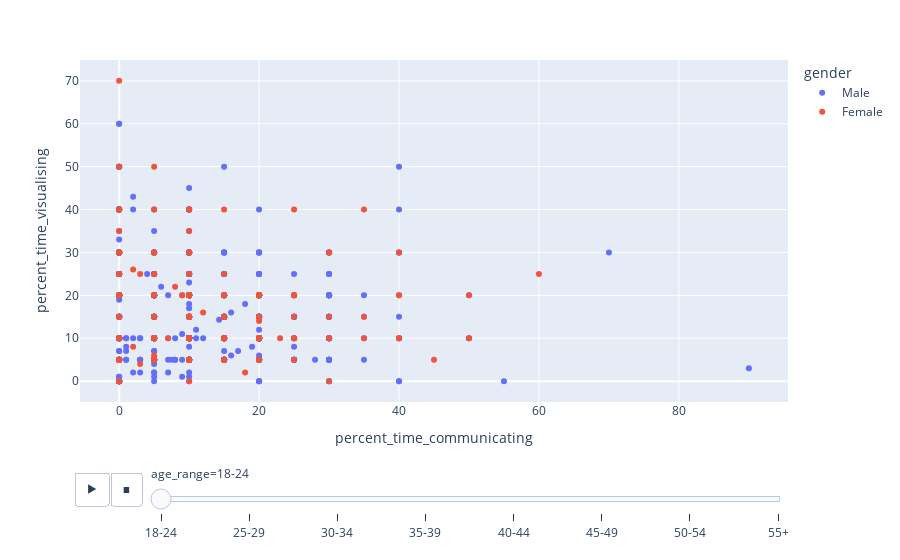

Notebook code for this chart:
### Markdown cell above
# Plotly Express
[Plotly express](https://plot.ly/python/plotly-express/) is another package that can take your visualisations to a whole other level. Aside from the same functionalities as seaborn, it has additional graphs, and the ability to make your graphs [animated](https://plot.ly/python/animations/) that you can save offline as html files. 

### Graphs in Plotly Express

Most of these graphs work in a similar way to seaborn (more information [here](https://plot.ly/python-api-reference/plotly.express.html)). As a side note, to use a categorical variable as a "grouping" variable, you use `color=` (instead of `hue=` like in seaborn).

#### Making graphs interactive and animated
You can show more information when hovering over a data point by using the `hover_name="__"` parameter. Simply type a categorical variable in the `""`, and the information will appear when you hover over a specific data point.

Two main animation parameters you can add to your graphs:
* Use `animation_frame="__"` to move between "frames" (e.g., each frame might be a different year to show how the graph changes over time)
* Use `animation_group="__"` to group the data points by that change in each frame

Animations can be very powerful, but only in the right circumstances. This usually means it is only helpful (and should be used) when you are dealing with data that has some aspect of time to it.

### Code cell
# making a scatter plot and adding animations. Is it helpful or no?
px.scatter(df, x="percent_time_communicating", y="percent_time_visualising",  
           color="gender",          
           hover_name="industry",
           animation_frame="age_range",
           category_orders={"age_range":["18-24","25-29","30-34","35-39","40-44","45-49","50-54","55+"]})

### Figure 1 — Plotly figure (JSON) as saved in the notebook; plotly's stock layout.template omitted (floating-point values rounded to 4 significant figures; data arrays with more than 128 entries replaced by an {"elided": "..."} marker saying what was removed)
{"data": [{"hovertemplate": "<b>%{hovertext}</b><br><br>gender=Male<br>age_range=18-24<br>percent_time_communicating=%{x}<br>percent_time_visualising=%{y}<extra></extra>", "hovertext": {"elided": "1014 str values"}, "legendgroup": "Male", "marker": {"color": "#636efa", "symbol": "circle"}, "mode": "markers", "name": "Male", "orientation": "v", "showlegend": true, "type": "scatter", "x": {"elided": "1014 float values"}, "xaxis": "x", "y": {"elided": "1014 float values"}, "yaxis": "y"}, {"hovertemplate": "<b>%{hovertext}</b><br><br>gender=Female<br>age_range=18-24<br>percent_time_communicating=%{x}<br>percent_time_visualising=%{y}<extra></extra>", "hovertext": {"elided": "189 str values"}, "legendgroup": "Female", "marker": {"color": "#EF553B", "symbol": "circle"}, "mode": "markers", "name": "Female", "orientation": "v", "showlegend": true, "type": "scatter", "x": {"elided": "189 int values"}, "xaxis": "x", "y": {"elided": "189 int values"}, "yaxis": "y"}], "layout": {"legend": {"title": {"text": "gender"}, "tracegroupgap": 0}, "margin": {"t": 60}, "sliders": [{"active": 0, "currentvalue": {"prefix": "age_range="}, "len": 0.9, "pad": {"b": 10, "t": 60}, "steps": [{"args": [["18-24"], {"frame": {"duration": 0, "redraw": false}, "fromcurrent": true, "mode": "immediate", "transition": {"duration": 0, "easing": "linear"}}], "label": "18-24", "method": "animate"}, {"args": [["25-29"], {"frame": {"duration": 0, "redraw": false}, "fromcurrent": true, "mode": "immediate", "transition": {"duration": 0, "easing": "linear"}}], "label": "25-29", "method": "animate"}, {"args": [["30-34"], {"frame": {"duration": 0, "redraw": false}, "fromcurrent": true, "mode": "immediate", "transition": {"duration": 0, "easing": "linear"}}], "label": "30-34", "method": "animate"}, {"args": [["35-39"], {"frame": {"duration": 0, "redraw": false}, "fromcurrent": true, "mode": "immediate", "transition": {"duration": 0, "easing": "linear"}}], "label": "35-39", "method": "animate"}, {"args": [["40-44"], {"frame": {"duration": 0, "redraw": false}, "fromcurrent": true, "mode": "immediate", "transition": {"duration": 0, "easing": "linear"}}], "label": "40-44", "method": "animate"}, {"args": [["45-49"], {"frame": {"duration": 0, "redraw": false}, "fromcurrent": true, "mode": "immediate", "transition": {"duration": 0, "easing": "linear"}}], "label": "45-49", "method": "animate"}, {"args": [["50-54"], {"frame": {"duration": 0, "redraw": false}, "fromcurrent": true, "mode": "immediate", "transition": {"duration": 0, "easing": "linear"}}], "label": "50-54", "method": "animate"}, {"args": [["55+"], {"frame": {"duration": 0, "redraw": false}, "fromcurrent": true, "mode": "immediate", "transition": {"duration": 0, "easing": "linear"}}], "label": "55+", "method": "animate"}], "x": 0.1, "xanchor": "left", "y": 0, "yanchor": "top"}], "updatemenus": [{"buttons": [{"args": [null, {"frame": {"duration": 500, "redraw": false}, "fromcurrent": true, "mode": "immediate", "transition": {"duration": 500, "easing": "linear"}}], "label": "&#9654;", "method": "animate"}, {"args": [[null], {"frame": {"duration": 0, "redraw": false}, "fromcurrent": true, "mode": "immediate", "transition": {"duration": 0, "easing": "linear"}}], "label": "&#9724;", "method": "animate"}], "direction": "left", "pad": {"r": 10, "t": 70}, "showactive": false, "type": "buttons", "x": 0.1, "xanchor": "right", "y": 0, "yanchor": "top"}], "xaxis": {"anchor": "y", "domain": [0, 1], "title": {"text": "percent_time_communicating"}}, "yaxis": {"anchor": "x", "domain": [0, 1], "title": {"text": "percent_time_visualising"}}}}
